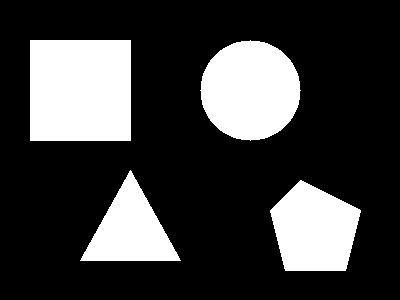
#> input picture 07-computer-vision/assets/contours_shapes.png, 400 x 300 px
$ jupyter execute 07-thresholding.ipynb
#> lines starting #> are read from the running program, lines starting #| are printed output that depends on the picture; after the words box and inside, x2 and y2 are one past the last pixel; in counts of white or black regions, pixels touching at a corner belong together
# Thresholding

Thresholding turns a grayscale image into a binary one - foreground white, background black - by comparing every pixel with a cut-off value. It is the bridge between raw images and measurement: once an image is binary you can count, measure and find objects. This notebook covers simple, adaptive and Otsu thresholding, plus threshold types and inRange.

## Setup

We import OpenCV (`cv2`), NumPy and Matplotlib. In these notebooks images are displayed with Matplotlib so the code runs everywhere, including servers without a screen. The classic OpenCV window functions are explained where they belong, with example code you can run on your own machine.

[cell 1]
import cv2
import numpy as np
import matplotlib.pyplot as plt

print("OpenCV version:", cv2.__version__)

def show(image, title="", cmap=None):
    """Display a BGR (or single-channel) image with matplotlib - works in any environment."""
    if len(image.shape) == 2:
        plt.imshow(image, cmap=cmap or "gray")
    else:
        plt.imshow(cv2.cvtColor(image, cv2.COLOR_BGR2RGB))
    plt.title(title)
    plt.axis("off")
    plt.show()

## Simple (global) thresholding

`cv2.threshold` with `THRESH_BINARY` sets pixels above the threshold to maxValue and the rest to 0. It also returns the threshold used. It works well only when foreground and background brightness are clearly separated and lighting is even.

[cell 2]
gray = cv2.cvtColor(cv2.imread("../assets/contours_shapes.png"), cv2.COLOR_BGR2GRAY)
#> gray: shape (300, 400); 23.9% white; 4 white regions, box (x1, y1, x2, y2) and area: (30, 40, 131, 141) 10201, (200, 40, 301, 141) 7845, (270, 180, 361, 271) 6016, (80, 170, 181, 261) 4641
ret, binary = cv2.threshold(gray, 127, 255, cv2.THRESH_BINARY)
print("Threshold used:", ret, "| white pixels:", int((binary > 0).sum()))
#| Threshold used: 127.0 | white pixels: 28703
show(binary, "Global threshold at 127")

## The five threshold types

THRESH_BINARY, BINARY_INV, TRUNC (cap values at the threshold), TOZERO (keep only above) and TOZERO_INV change what happens on each side of the cut-off. Choosing the inverted variant when the object is dark on a light background is the most common practical decision.

[cell 3]
img = cv2.imread("../assets/test_image.png")
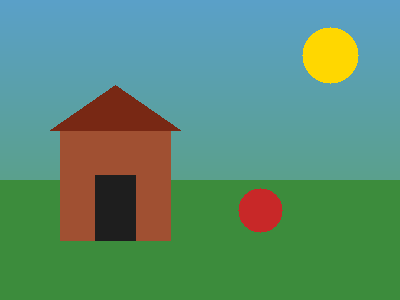
#> input picture 07-computer-vision/assets/test_image.png, 400 x 300 px
#> img is the input picture: shape (300, 400, 3); mean B, G, R 113.2, 140.7, 89.8
gray = cv2.cvtColor(img, cv2.COLOR_BGR2GRAY)
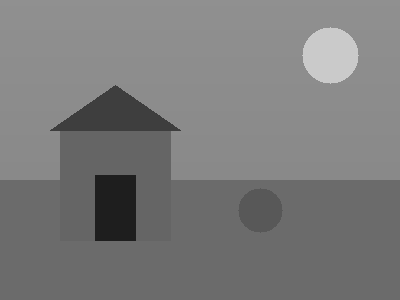
#> gray: shape (300, 400); min 30, max 202, mean 122.4
types = [(cv2.THRESH_BINARY, "BINARY"), (cv2.THRESH_BINARY_INV, "BINARY_INV"),
         (cv2.THRESH_TRUNC, "TRUNC"), (cv2.THRESH_TOZERO, "TOZERO")]
fig, axes = plt.subplots(1, 4, figsize=(12, 3))
for ax, (t, name) in zip(axes, types):
    _, out = cv2.threshold(gray, 120, 255, t)
    ax.imshow(out, cmap="gray"); ax.set_title(name); ax.axis("off")
#> this loop made 4 passes
#> pass 1, `_, out = cv2.threshold(gray, 120, 255, t)`:
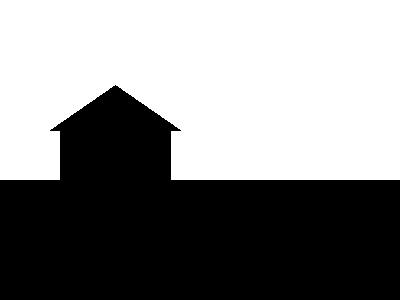
#> out: shape (300, 400); 52.9% white; 1 black region, box (x1, y1, x2, y2) and area: (0, 85, 400, 300) 56495
plt.show()
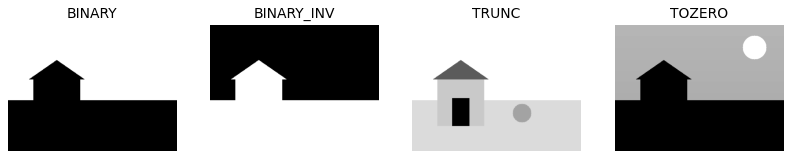
#> figure drawn by matplotlib, 4 panels

## Otsu's method - automatic threshold selection

Otsu's method chooses the threshold that best separates the histogram into two classes - pass threshold 0 with `THRESH_OTSU` and OpenCV finds it. It is the right default when you do not know the lighting in advance.

[cell 4]
noisy = cv2.imread("../assets/noisy_image.png")
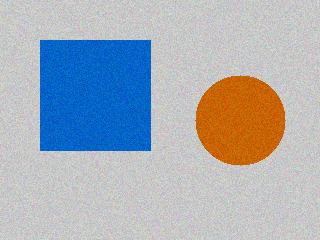
#> input picture 07-computer-vision/assets/noisy_image.png, 320 x 240 px
#> noisy is the input picture: shape (240, 320, 3); mean B, G, R 183.4, 175.2, 168.3
gray_n = cv2.cvtColor(noisy, cv2.COLOR_BGR2GRAY)
blur = cv2.GaussianBlur(gray_n, (5, 5), 0)
otsu_value, otsu = cv2.threshold(blur, 0, 255, cv2.THRESH_BINARY + cv2.THRESH_OTSU)
#> otsu: shape (240, 320); 75.8% white; 2 black regions, box (x1, y1, x2, y2) and area: (40, 40, 151, 151) 12321, (196, 76, 285, 165) 6261
#> otsu_value = 147
print("Otsu chose threshold:", otsu_value)
#| Otsu chose threshold: 147.0
show(otsu, "Otsu threshold after light blur")

## Adaptive thresholding for uneven lighting

When one corner of the image is brighter than another, no single global value works. Adaptive thresholding computes a local threshold per neighbourhood: `ADAPTIVE_THRESH_MEAN_C` uses the local mean, `GAUSSIAN_C` a weighted mean. blockSize must be odd; C is a constant subtracted from the mean.

[cell 5]
doc = cv2.imread("../assets/document.png")
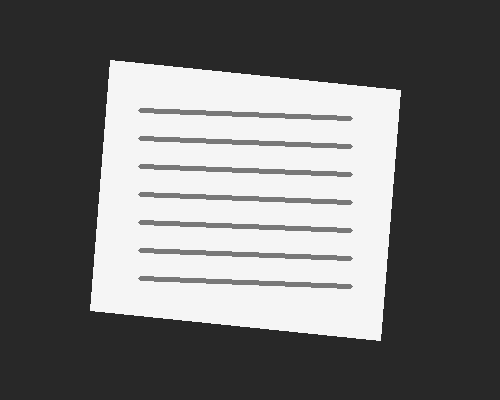
#> input picture 07-computer-vision/assets/document.png, 500 x 400 px
#> doc is the input picture: shape (400, 500, 3); min 40, max 245, mean 110.8
gray_d = cv2.cvtColor(doc, cv2.COLOR_BGR2GRAY)
# simulate uneven lighting with a gradient
gradient = np.tile(np.linspace(0, 90, gray_d.shape[1]), (gray_d.shape[0], 1))
uneven = np.clip(gray_d.astype(np.float32) + gradient - 45, 0, 255).astype(np.uint8)
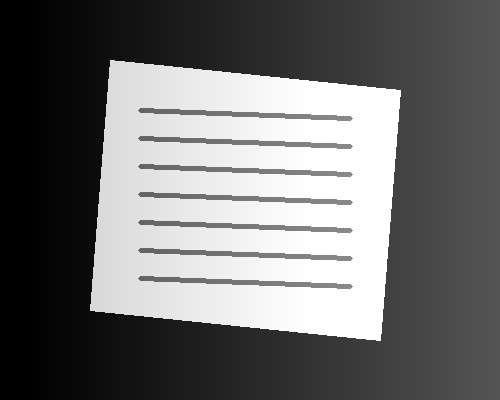
#> uneven: shape (400, 500); min 0, max 255, mean 109.8
_, global_t = cv2.threshold(uneven, 150, 255, cv2.THRESH_BINARY)
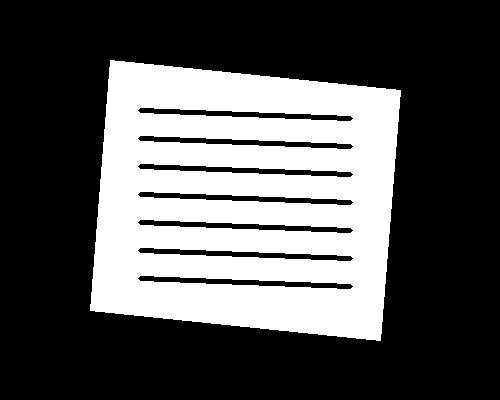
#> global_t: shape (400, 500); 33.1% white; 1 white region, box (x1, y1, x2, y2) and area: (90, 60, 401, 341) 66200
adaptive = cv2.adaptiveThreshold(uneven, 255, cv2.ADAPTIVE_THRESH_GAUSSIAN_C, cv2.THRESH_BINARY, 31, 10)
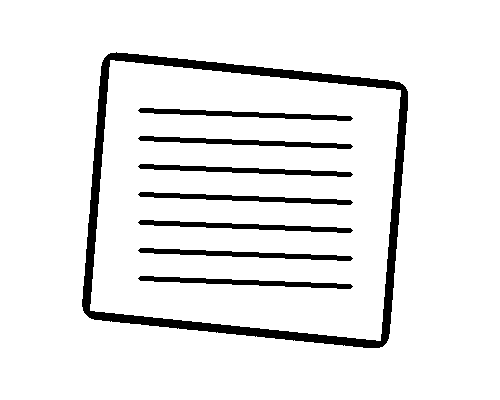
#> adaptive: shape (400, 500); 91.7% white; 8 black regions, largest, box (x1, y1, x2, y2) and area: (82, 52, 408, 348) 9090, (138, 108, 353, 121) 1063, (138, 136, 353, 149) 1063
fig, axes = plt.subplots(1, 2, figsize=(9, 4))
axes[0].imshow(global_t, cmap="gray"); axes[0].set_title("Global (fails on gradient)")
axes[1].imshow(adaptive, cmap="gray"); axes[1].set_title("Adaptive (works)")
for ax in axes: ax.axis("off")
plt.show()

## inRange as multi-channel thresholding

`cv2.inRange` is thresholding for colour images: lower and upper bounds per channel produce a mask. On a single grayscale channel it behaves like a band-pass threshold, keeping only a brightness band.

[cell 6]
gray_img = cv2.cvtColor(cv2.imread("../assets/test_image.png"), cv2.COLOR_BGR2GRAY)
band = cv2.inRange(gray_img, 80, 170)
#> band: shape (300, 400); 93.2% white; 3 black regions, box (x1, y1, x2, y2) and area: (50, 85, 181, 131) 3056, (95, 175, 136, 241) 2706, (302, 27, 359, 84) 2453
show(band, "Pixels with brightness between 80 and 170")
print("Band pixels:", int((band > 0).sum()))
#| Band pixels: 111785

## Cleaning a binary image

Real thresholded images have specks and holes. The quick fixes previewed here - a median blur before thresholding, and morphology after - are covered fully in notebook 08. Even this simple pipeline dramatically improves downstream contour results.

[cell 7]
raw = cv2.imread("../assets/noisy_image.png")
g = cv2.medianBlur(cv2.cvtColor(raw, cv2.COLOR_BGR2GRAY), 5)
_, clean = cv2.threshold(g, 0, 255, cv2.THRESH_BINARY + cv2.THRESH_OTSU)
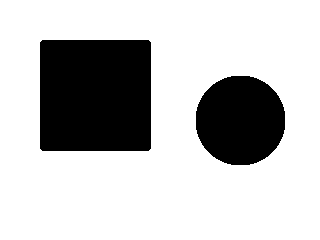
#> clean: shape (240, 320); 75.7% white; 2 black regions, box (x1, y1, x2, y2) and area: (40, 40, 151, 151) 12309, (196, 76, 285, 165) 6357
kernel = np.ones((3, 3), np.uint8)
clean = cv2.morphologyEx(clean, cv2.MORPH_OPEN, kernel)
show(clean, "Thresholded, then opened to remove specks")
